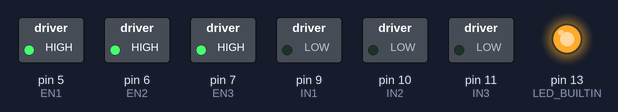
Recording of a sketch running on a simulated Arduino Uno, built with avr-gcc and run on an emulated ATmega328P. Parts: switched loads named in the sketch (green lamp = pin HIGH), output pins drawn as LEDs (lit = HIGH).

Above: at 0.15 s.
Timing chart, 0 to 1.6 s (numbered marks = the images above):
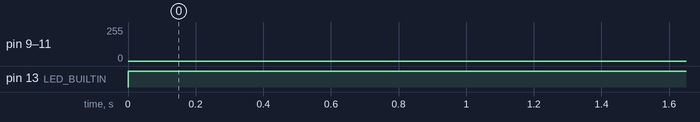

The sketch:

matg_MC.ino
```cpp
//MATG motor control


const int EN1 = 5;
const int EN2 = 6;
const int EN3 = 7;

const int IN1 = 9;
const int IN2 = 10;
const int IN3 = 11;


// SPWM (Sine Wave)
//const int pwmSin[] = {127, 138, 149, 160, 170, 181, 191, 200, 209, 217, 224, 231, 237, 242, 246, 250, 252, 254, 254, 254, 252, 250, 246, 242, 237, 231, 224, 217, 209, 200, 191, 181, 170, 160, 149, 138, 127, 116, 105, 94, 84, 73, 64, 54, 45, 37, 30, 23, 17, 12, 8, 4, 2, 0, 0, 0, 2, 4, 8, 12, 17, 23, 30, 37, 45, 54, 64, 73, 84, 94, 105, 116 };


/// SVPWM (Space Vector Wave)
const int pwmSin[] = {128, 147, 166, 185, 203, 221, 238, 243, 248, 251, 253, 255, 255, 255, 253, 251, 248, 243, 238, 243, 248, 251, 253, 255, 255, 255, 253, 251, 248, 243, 238, 221, 203, 185, 166, 147, 128, 109, 90, 71, 53, 35, 18, 13, 8, 5, 3, 1, 1, 1, 3, 5, 8, 13, 18, 13, 8, 5, 3, 1, 1, 1, 3, 5, 8, 13, 18, 35, 53, 71, 90, 109};
//const int pwmSin[] = {128, 132, 136, 140, 143, 147, 151, 155, 159, 162, 166, 170, 174, 178, 181, 185, 189, 192, 196, 200, 203, 207, 211, 214, 218, 221, 225, 228, 232, 235, 238, 239, 240, 241, 242, 243, 244, 245, 246, 247, 248, 248, 249, 250, 250, 251, 252, 252, 253, 253, 253, 254, 254, 254, 255, 255, 255, 255, 255, 255, 255, 255, 255, 255, 255, 255, 255, 254, 254, 254, 253, 253, 253, 252, 252, 251, 250, 250, 249, 248, 248, 247, 246, 245, 244, 243, 242, 241, 240, 239, 238, 239, 240, 241, 242, 243, 244, 245, 246, 247, 248, 248, 249, 250, 250, 251, 252, 252, 253, 253, 253, 254, 254, 254, 255, 255, 255, 255, 255, 255, 255, 255, 255, 255, 255, 255, 255, 254, 254, 254, 253, 253, 253, 252, 252, 251, 250, 250, 249, 248, 248, 247, 246, 245, 244, 243, 242, 241, 240, 239, 238, 235, 232, 228, 225, 221, 218, 214, 211, 207, 203, 200, 196, 192, 189, 185, 181, 178, 174, 170, 166, 162, 159, 155, 151, 147, 143, 140, 136, 132, 128, 124, 120, 116, 113, 109, 105, 101, 97, 94, 90, 86, 82, 78, 75, 71, 67, 64, 60, 56, 53, 49, 45, 42, 38, 35, 31, 28, 24, 21, 18, 17, 16, 15, 14, 13, 12, 11, 10, 9, 8, 8, 7, 6, 6, 5, 4, 4, 3, 3, 3, 2, 2, 2, 1, 1, 1, 1, 1, 1, 1, 1, 1, 1, 1, 1, 1, 2, 2, 2, 3, 3, 3, 4, 4, 5, 6, 6, 7, 8, 8, 9, 10, 11, 12, 13, 14, 15, 16, 17, 18, 17, 16, 15, 14, 13, 12, 11, 10, 9, 8, 8, 7, 6, 6, 5, 4, 4, 3, 3, 3, 2, 2, 2, 1, 1, 1, 1, 1, 1, 1, 1, 1, 1, 1, 1, 1, 2, 2, 2, 3, 3, 3, 4, 4, 5, 6, 6, 7, 8, 8, 9, 10, 11, 12, 13, 14, 15, 16, 17, 18, 21, 24, 28, 31, 35, 38, 42, 45, 49, 53, 56, 60, 64, 67, 71, 75, 78, 82, 86, 90, 94, 97, 101, 105, 109, 113, 116, 120, 124};

int currentStepA;
int currentStepB;
int currentStepC;
int sineArraySize;
int increment = 0;
boolean direct = 1; // direction true=forward, false=backward

int count;

//////////////////////////////////////////////////////////////////////////////

void setup() {

  setPwmFrequency(IN1); // Increase PWM frequency to 32 kHz  (make unaudible)
  setPwmFrequency(IN2);
  setPwmFrequency(IN3);

  pinMode(IN1, OUTPUT);
  pinMode(IN2, OUTPUT);
  pinMode(IN3, OUTPUT);

  pinMode(EN1, OUTPUT);
  pinMode(EN2, OUTPUT);
  pinMode(EN3, OUTPUT);

  digitalWrite(EN1, HIGH);
  digitalWrite(EN2, HIGH);
  digitalWrite(EN3, HIGH);

  sineArraySize = sizeof(pwmSin)/sizeof(int); // Find lookup table size
  int phaseShift = sineArraySize / 3;         // Find phase shift and initial A, B C phase values
  currentStepA = 0;
  currentStepB = currentStepA + phaseShift;
  currentStepC = currentStepB + phaseShift;

  sineArraySize--; // Convert from array Size to last PWM array number

  count = 0;

  pinMode(LED_BUILTIN, OUTPUT);
}

//////////////////////////////////////////////////////////////////////////////

void loop() {
    count++;

    if (count < 5000) {
      digitalWrite(LED_BUILTIN, HIGH);   // turn the LED on (HIGH is the voltage level)
      rotateMotor(100, 0);
    }
    else if (count < 20000) {
        rotateMotor(100, 1);
    }
    else digitalWrite(LED_BUILTIN, LOW);    // turn the LED off by making the voltage LOW


    delay(1);
}

void rotateMotor(int spd, int drctn) {
    if (spd != 0) spd = 101-spd;

    if (count%spd == 0) {
    analogWrite(IN1, pwmSin[currentStepA]);
    analogWrite(IN2, pwmSin[currentStepB]);
    analogWrite(IN3, pwmSin[currentStepC]);

    if (drctn==true) increment = 1;
    else increment = -1;

    currentStepA = currentStepA + increment;
    currentStepB = currentStepB + increment;
    currentStepC = currentStepC + increment;

    //Check for lookup table overflow and return to opposite end if necessary
    if(currentStepA > sineArraySize)  currentStepA = 0;
    if(currentStepA < 0)  currentStepA = sineArraySize;

    if(currentStepB > sineArraySize)  currentStepB = 0;
    if(currentStepB < 0)  currentStepB = sineArraySize;

    if(currentStepC > sineArraySize)  currentStepC = 0;
    if(currentStepC < 0) currentStepC = sineArraySize;

   }
}

void setPwmFrequency(int pin) {
  if(pin == 5 || pin == 6 || pin == 9 || pin == 10) {
    if(pin == 5 || pin == 6) {
      TCCR0B = TCCR0B & 0b11111000 | 0x01;
    } else {
      TCCR1B = TCCR1B & 0b11111000 | 0x01;
    }
  }
  else if(pin == 3 || pin == 11) {
    TCCR2B = TCCR2B & 0b11111000 | 0x01;
  }
}
```

Measured:
- by itself, pin 13 (LED_BUILTIN): LOW → HIGH at 0.00 s
